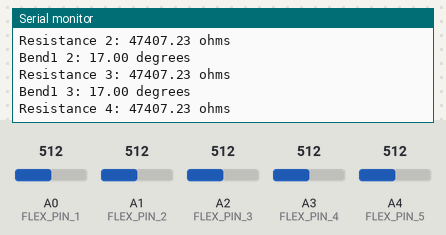
The sketch below on a simulated Arduino Uno, built with avr-gcc and run on an emulated ATmega328P. Shown: the last lines printed to the serial monitor. The inputs (shaded band) are chosen by the test bench; at power-on: A1 (FLEX_PIN_2) = 512, A4 (FLEX_PIN_5) = 512, A2 (FLEX_PIN_3) = 512, A0 (FLEX_PIN_1) = 512, A3 (FLEX_PIN_4) = 512.

Above: at 3.3 s.
3.4 s: A1 (FLEX_PIN_2) set to 549
At 4.4 s:
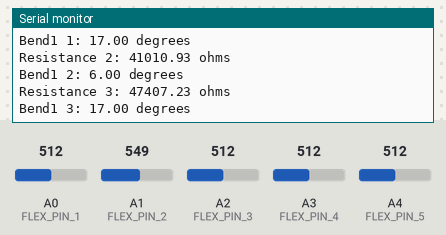
6.4 s: A4 (FLEX_PIN_5) set to 545
At 7.3 s:
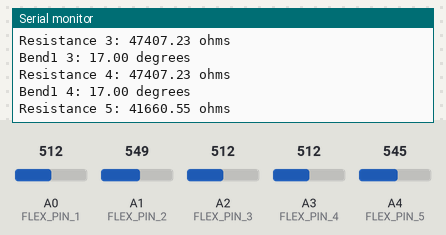
9.4 s: A2 (FLEX_PIN_3) set to 530
At 9.9 s:
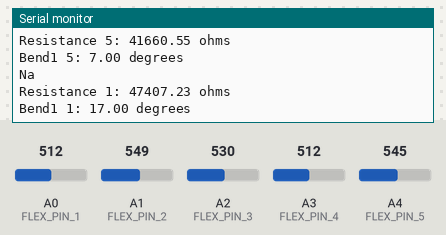
12.4 s: A2 (FLEX_PIN_3) set to 548
At 13.1 s:
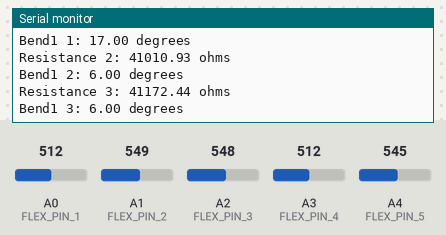
Timing chart, 0 to 15.4 s (numbered marks = the images above; inputs shaded):
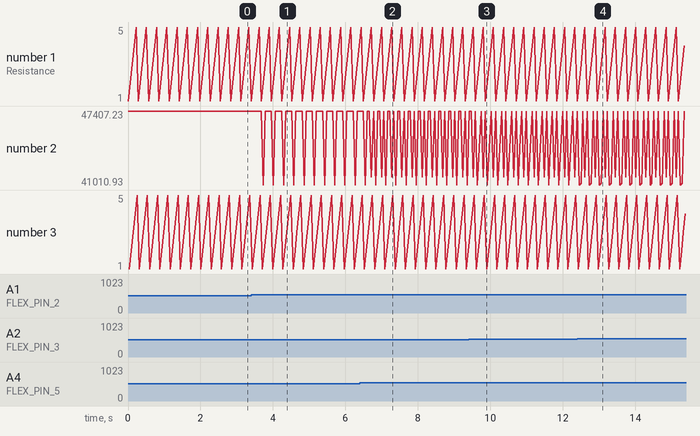

Measured:
- the behaviour switches between 536 and 537 on A1 (FLEX_PIN_2) (found by bisection; images 0 and 1)
- the behaviour switches between 536 and 537 on A4 (FLEX_PIN_5) (found by bisection; images 1 and 2)
- after the input at 3.4 s, the serial monitor: prints a new line after 0.33 s (image 1)
- after the input at 6.4 s, the serial monitor: prints a new line after 0.32 s (image 2)
- after the input at 9.4 s, the serial monitor: prints a new line after 0.29 s (image 3)
- after the input at 12.4 s, the serial monitor: prints a new line after 0.10 s (image 4)

The sketch:

Code_Arduino.ino
```cpp
const int FLEX_PIN_1=A0;
const int FLEX_PIN_2=A1;
const int FLEX_PIN_3=A2;
const int FLEX_PIN_4=A3;
const int FLEX_PIN_5=A4;

const float VCC = 4.98;
const float R_DIV = 47500.0;


const float STRAIGHT_RESISTANCE = 37300.0;
const float BEND_RESISTANCE = 90000.0;


void setup() {
  Serial.begin(9600);
  pinMode(FLEX_PIN_1, INPUT);
  pinMode(FLEX_PIN_2, INPUT);
  pinMode(FLEX_PIN_3, INPUT);
  pinMode(FLEX_PIN_4, INPUT);
  pinMode(FLEX_PIN_5, INPUT);

}

void loop() {
  int flexADC_1 = analogRead(FLEX_PIN_1);
  float flexV_1 = flexADC_1 * VCC / 1023.0;
  float flexR_1 = R_DIV * (VCC / flexV_1 - 1.0);
  Serial.println("Resistance 1: " + String(flexR_1) + " ohms");
  float angle_1 = map(flexR_1, STRAIGHT_RESISTANCE, BEND_RESISTANCE,0,90.0);
  Serial.println("Bend1 1: " + String(angle_1) + " degrees");


  int flexADC_2 = analogRead(FLEX_PIN_2);
  float flexV_2 = flexADC_2 * VCC / 1023.0;
  float flexR_2 = R_DIV * (VCC / flexV_2 - 1.0);
  Serial.println("Resistance 2: " + String(flexR_2) + " ohms");
  float angle_2 = map(flexR_2, STRAIGHT_RESISTANCE, BEND_RESISTANCE,0,90.0);
  Serial.println("Bend1 2: " + String(angle_2) + " degrees");


  int flexADC_3 = analogRead(FLEX_PIN_3);
  float flexV_3 = flexADC_3 * VCC / 1023.0;
  float flexR_3 = R_DIV * (VCC / flexV_3 - 1.0);
  Serial.println("Resistance 3: " + String(flexR_3) + " ohms");
  float angle_3 = map(flexR_3, STRAIGHT_RESISTANCE, BEND_RESISTANCE,0, 90.0);
  Serial.println("Bend1 3: " + String(angle_3) + " degrees");


  int flexADC_4 = analogRead(FLEX_PIN_4);
  float flexV_4 = flexADC_4 * VCC / 1023.0;
  float flexR_4 = R_DIV * (VCC / flexV_4 - 1.0);
  Serial.println("Resistance 4: " + String(flexR_4) + " ohms");
  float angle_4 = map(flexR_4, STRAIGHT_RESISTANCE, BEND_RESISTANCE,0, 90.0);
  Serial.println("Bend1 4: " + String(angle_4) + " degrees");


  int flexADC_5 = analogRead(FLEX_PIN_5);
  float flexV_5 = flexADC_5 * VCC / 1023.0;
  float flexR_5 = R_DIV * (VCC / flexV_5 - 1.0);
  Serial.println("Resistance 5: " + String(flexR_5) + " ohms");
  float angle_5 = map(flexR_5, STRAIGHT_RESISTANCE, BEND_RESISTANCE,0, 90.0);
  Serial.println("Bend1 5: " + String(angle_5) + " degrees");
  Serial.println("\n");


  if (angle_1>-5 && angle_2>-5 && angle_2<19 && angle_3>-5 && angle_3<19 && angle_4>-5 && angle_5>-5)
  {
    Serial.println("Na");
  }

  else if(angle_1>-5 && angle_2<-5 && angle_3<-5 && angle_4>-5 && angle_5>-5)
  {
    Serial.println("Ni");
  }
  else if(angle_1>-5 && angle_2>-5 && angle_2<19 && angle_3>-5 && angle_4>-5 && angle_5>-5)
  {
    Serial.println("Nu");
  }
  else if(angle_1<-5 && angle_2<-5 && angle_3<-5 && angle_4<-5 && angle_5<-5)
  {
    Serial.println("Ne");
  }
  else if (angle_1>-5 && angle_2<-5 && angle_3>-5 && angle_4>-5 && angle_5>-5)
  {
    Serial.println("No");
  }
  else
  {
    Serial.println("None");
  }

}
```
